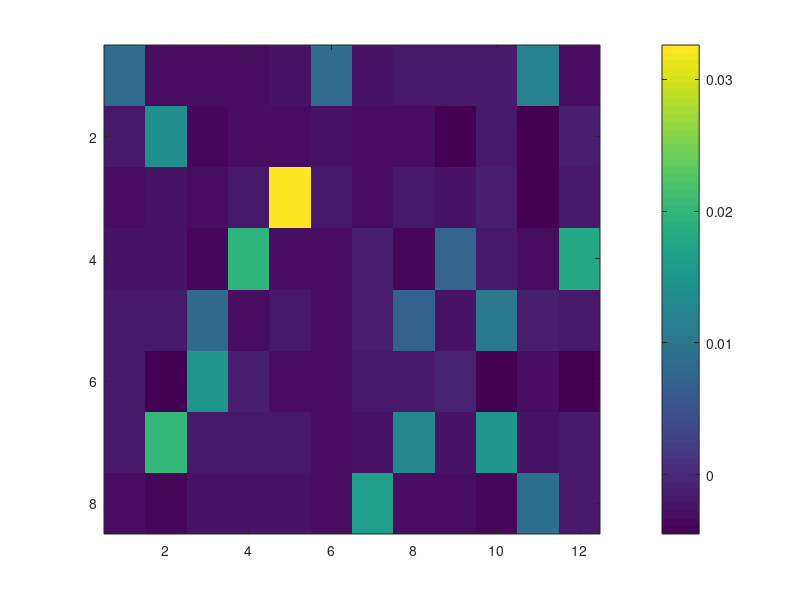

Source code (MATLAB): (Note: this script raises an error after producing the figure.)
% 3 blue wells

% calculated diff between measurement (ex = 630nm) and ref (em = 470nm)

y_pre = [0.0087	-0.0032	-0.0032	-0.003	-0.0025	0.0088	-0.0026	-0.0021	-0.0018	-0.0018	0.0118	-0.0028
-0.002	0.0138	-0.0034	-0.0032	-0.0033	-0.0027	-0.0031	-0.0031	-0.0043	-0.002	-0.004	-0.0016
-0.0028	-0.0023	-0.003	-0.0019	0.0326	-0.002	-0.0028	-0.0019	-0.0024	-0.0013	-0.004	-0.0017
-0.0024	-0.0025	-0.0037	0.0193	-0.0032	-0.003	-0.0014	-0.0037	0.0072	-0.0018	-0.0033	0.0177
-0.0021	-0.0018	0.0081	-0.003	-0.002	-0.0032	-0.0013	0.007	-0.0024	0.0101	-0.0011	-0.0021
-0.0018	-0.004	0.0148	-0.0012	-0.0028	-0.0028	-0.0018	-0.002	-0.001	-0.0043	-0.003	-0.0045
-0.0021	0.0199	-0.0021	-0.0018	-0.002	-0.0028	-0.0024	0.0125	-0.0026	0.0152	-0.0023	-0.0017
-0.003	-0.0034	-0.0024	-0.0023	-0.0022	-0.003	0.0161	-0.0029	-0.0029	-0.0037	0.0089	-0.0018];

imagesc(y_pre)
colorbar

% reshape matrix to 96x1 vector
y=reshape(y_pre,96,1);

% pooling matrix
A = load('RS_matrix.tab');

imagesc(A)

% normalize pooling matrix
A0 = normalizeRows(A,2)/2;

tau = 0.005*max(abs(A0'*y));

fractionalOutput = applyGPSR(y, A0, tau);
bar(fractionalOutput)

% xlim([length(fractionalOutput)+1]);

discreteOutput = modifySolution(fractionalOutput, A0, y);
bar(discreteOutput)

x=discreteOutput;

%find pools containing positive specimens
C.loc=find(x==1);

% well/plate info
C.Plate_Well=mod(C.loc,96);
C.Plate_No=ceil(C.loc/96);


